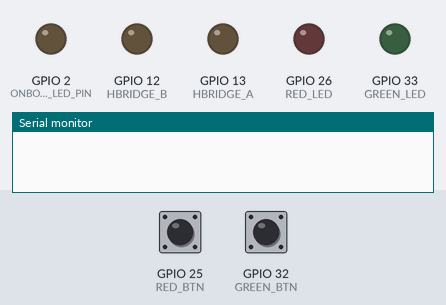
A program run on a simulated ESP32. Parts: output pins drawn as LEDs (lit = HIGH), the last lines printed to the serial monitor. Dashed ring = blinking. Inputs (shaded band) come from the test bench; at power-on: GPIO 25 (RED_BTN) HIGH, GPIO 32 (GREEN_BTN) HIGH.

Above: at 1.2 s.
1.3 s: GPIO 25 (RED_BTN) pulled LOW for 0.15 s
At 2.6 s:
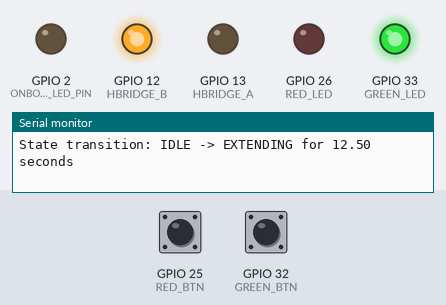
4.4 s: GPIO 32 (GREEN_BTN) pulled LOW for 0.15 s
At 5.7 s:
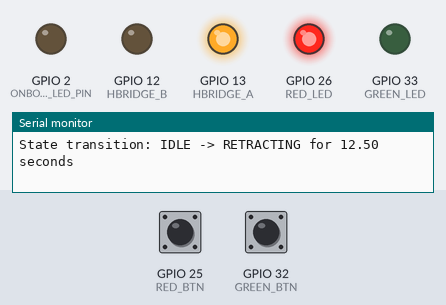
7.5 s: GPIO 25 (RED_BTN) pulled LOW for 1 s
At 9.8 s:
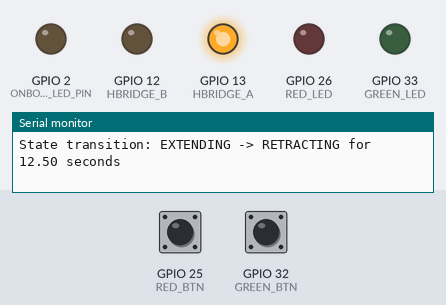
10.5 s: GPIO 32 (GREEN_BTN) pulled LOW for 1 s
At 10.75 s:
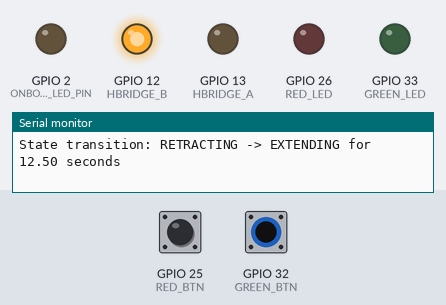
13.5 s: GPIO 32 (GREEN_BTN) pulled LOW for 3.2 s
At 14.4 s:
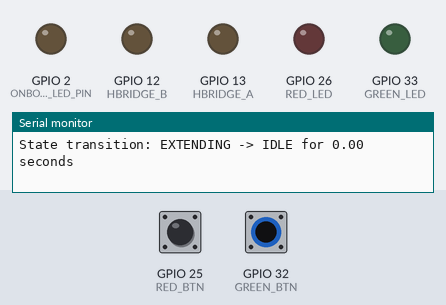
18.2 s: GPIO 25 (RED_BTN) pulled LOW for 3.2 s
At 18.6 s:
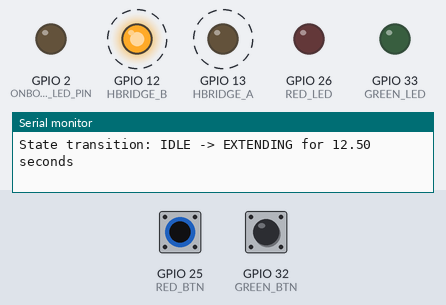
Timing chart, 0 to 23.9 s (numbered marks = the images above; inputs shaded):
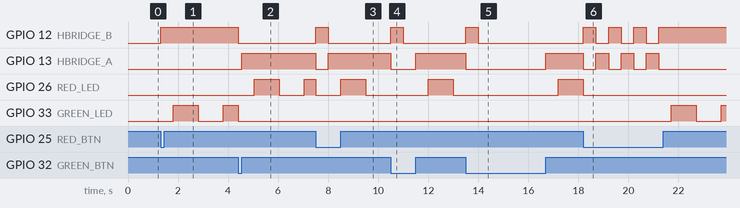

The program:

main.cpp
```cpp
#include <Arduino.h>
#include <Adafruit_SSD1306.h>

#define ONBOARD_LED_PIN 2
#define HBRIDGE_A 13
#define HBRIDGE_B 12
#define SCK 14
#define SDA 27
#define GREEN_LED 33
#define GREEN_BTN 32
#define RED_LED 26
#define RED_BTN 25

enum state_t
{
  IDLE,
  COUNTDOWN,
  EXTENDING,
  RETRACTING,
};

#define MS 1000
#define S (MS * 1000)
#define MINS (S * 60)

// 1 millisecond
const int64_t IDLE_STATE_US = MS;
// 30 second
const int64_t COUNTDOWN_STATE_US = 20 * MINS;
// 12.5 seconds
const int64_t EXTEND_RETRACT_STATE_US = 12500 * MS;

// Delay before we register button presses after a state change (excluding IDLE)
const int64_t BTN_DISABLE_TIME_US = 500 * MS;

#define STATE_QUEUE_LEN 6
state_t state_queue[STATE_QUEUE_LEN] = {
    IDLE,
    IDLE,
    IDLE,
    IDLE,
    IDLE,
    IDLE};
int64_t next_state_transition_time_us = 0;
int64_t last_state_transition_time_us = 0;
bool is_extended = false;

void set_direction_out()
{
  digitalWrite(HBRIDGE_A, LOW);
  digitalWrite(HBRIDGE_B, HIGH);
}

void set_direction_in()
{
  digitalWrite(HBRIDGE_A, HIGH);
  digitalWrite(HBRIDGE_B, LOW);
}

void stop_motor()
{
  digitalWrite(HBRIDGE_A, LOW);
  digitalWrite(HBRIDGE_B, LOW);
}

void print_state(state_t state)
{
  switch (state)
  {
  case IDLE:
    Serial.print("IDLE");
    break;
  case COUNTDOWN:
    Serial.print("COUNTDOWN");
    break;
  case EXTENDING:
    Serial.print("EXTENDING");
    break;
  case RETRACTING:
    Serial.print("RETRACTING");
    break;
  default:
    Serial.print("UNK ");
    Serial.print(state);
    break;
  }
}

void setup()
{
  pinMode(ONBOARD_LED_PIN, OUTPUT);
  pinMode(HBRIDGE_A, OUTPUT);
  pinMode(HBRIDGE_B, OUTPUT);
  pinMode(GREEN_BTN, INPUT_PULLUP);
  pinMode(GREEN_LED, OUTPUT);
  pinMode(RED_BTN, INPUT_PULLUP);
  pinMode(RED_LED, OUTPUT);

  stop_motor();
  next_state_transition_time_us = esp_timer_get_time();
  last_state_transition_time_us = next_state_transition_time_us;

  Serial.begin(115200);
}

void loop()
{
  // read inputs
  bool green_pressed = !digitalRead(GREEN_BTN);
  bool red_pressed = !digitalRead(RED_BTN);

  int64_t current_time_us = esp_timer_get_time();
  if (next_state_transition_time_us < current_time_us)
  {
    state_t prev_state = state_queue[0];
    switch (state_queue[0])
    {
    case EXTENDING:
      is_extended = true;
      break;
    case RETRACTING:
      is_extended = false;
      break;
    }

    // We need to do a state transition because the time expired
    // Shift the state queue left
    for (size_t i = 1; i < STATE_QUEUE_LEN; ++i)
    {
      state_queue[i - 1] = state_queue[i];
    }
    state_queue[STATE_QUEUE_LEN - 1] = IDLE;

    // Then, handle the state transition!
    switch (state_queue[0])
    {
    case IDLE:
      stop_motor();
      next_state_transition_time_us = current_time_us + IDLE_STATE_US;
      break;
    case COUNTDOWN:
      stop_motor();
      next_state_transition_time_us = current_time_us + COUNTDOWN_STATE_US;
      break;
    case EXTENDING:
      set_direction_out();
      next_state_transition_time_us = current_time_us + EXTEND_RETRACT_STATE_US;
      break;
    case RETRACTING:
      set_direction_in();
      next_state_transition_time_us = current_time_us + EXTEND_RETRACT_STATE_US;
      break;
    }
    last_state_transition_time_us = current_time_us;

    if (prev_state != state_queue[0])
    {
      Serial.print("State transition: ");
      print_state(prev_state);
      Serial.print(" -> ");
      print_state(state_queue[0]);
      Serial.print(" for ");
      Serial.print((next_state_transition_time_us - current_time_us) * 1.0 / S);
      Serial.println(" seconds");
    }
  }

  int64_t remaining = (next_state_transition_time_us - current_time_us);
  bool odd_second = (remaining / 1000000) % 2 == 1;

  switch (state_queue[0])
  {
  case IDLE:
    digitalWrite(GREEN_LED, LOW);
    digitalWrite(RED_LED, LOW);
    break;
  case COUNTDOWN:
    if (odd_second)
    {
      digitalWrite(GREEN_LED, HIGH);
      digitalWrite(RED_LED, LOW);
    }
    else
    {
      digitalWrite(GREEN_LED, LOW);
      digitalWrite(RED_LED, HIGH);
    }
    break;
  case EXTENDING:
    if (odd_second)
    {
      digitalWrite(GREEN_LED, HIGH);
    }
    else
    {
      digitalWrite(GREEN_LED, LOW);
    }
    digitalWrite(RED_LED, LOW);
    break;
  case RETRACTING:
    if (odd_second)
    {
      digitalWrite(RED_LED, HIGH);
    }
    else
    {
      digitalWrite(RED_LED, LOW);
    }
    digitalWrite(GREEN_LED, LOW);
    break;
  }

  switch (state_queue[0])
  {
  case IDLE:
    if (red_pressed)
    {
      if (is_extended)
      {
        state_queue[1] = RETRACTING;
      }
      else
      {
        state_queue[1] = EXTENDING;
      }
      for (size_t i = 2; i < STATE_QUEUE_LEN; ++i)
      {
        state_queue[i] = IDLE;
      }
    }
    else if (green_pressed)
    {
      // Enter countdown queue
      if (!is_extended)
      {
        state_queue[1] = EXTENDING;
      }
      else
      {
        state_queue[1] = IDLE;
      }
      state_queue[2] = RETRACTING;
      state_queue[3] = COUNTDOWN;
      state_queue[4] = EXTENDING;
      for (size_t i = 5; i < STATE_QUEUE_LEN; ++i)
      {
        state_queue[i] = IDLE;
      }
    }
    break;
  case COUNTDOWN:
    if (current_time_us - last_state_transition_time_us < BTN_DISABLE_TIME_US)
    {
      break;
    }
    if (green_pressed && red_pressed)
    {
      // Cut the countdown short, so we retract instead.
      next_state_transition_time_us = current_time_us + IDLE_STATE_US;
    }
    break;
  case EXTENDING:
    if (current_time_us - last_state_transition_time_us < BTN_DISABLE_TIME_US)
    {
      break;
    }
    if (green_pressed)
    {
      // Immediately stop and go to IDLE
      next_state_transition_time_us = current_time_us + IDLE_STATE_US;
      for (size_t i = 1; i < STATE_QUEUE_LEN; ++i)
      {
        state_queue[i] = IDLE;
      }
    }
    else if (red_pressed)
    {
      next_state_transition_time_us = current_time_us + IDLE_STATE_US;
      state_queue[1] = RETRACTING;
      for (size_t i = 2; i < STATE_QUEUE_LEN; ++i)
      {
        state_queue[i] = IDLE;
      }
    }
    break;
  case RETRACTING:
    if (current_time_us - last_state_transition_time_us < BTN_DISABLE_TIME_US)
    {
      break;
    }
    if (red_pressed)
    {
      // Immediately stop and go to IDLE
      next_state_transition_time_us = current_time_us + IDLE_STATE_US;
      for (size_t i = 1; i < STATE_QUEUE_LEN; ++i)
      {
        state_queue[i] = IDLE;
      }
    }
    else if (green_pressed)
    {
      next_state_transition_time_us = current_time_us + IDLE_STATE_US;
      state_queue[1] = EXTENDING;
      for (size_t i = 2; i < STATE_QUEUE_LEN; ++i)
      {
        state_queue[i] = IDLE;
      }
    }
    break;
  }

  delay(1);
}
```

Measured:
- after the input at 1.3 s, GPIO 12 (HBRIDGE_B): LOW → HIGH at once; GPIO 33 (GREEN_LED): LOW → HIGH after 0.50 s, → LOW 1.0 s later, → HIGH 1.0 s later
- after the input at 4.4 s, GPIO 12 (HBRIDGE_B): HIGH → LOW at once; GPIO 13 (HBRIDGE_A): LOW → HIGH after 0.15 s; GPIO 26 (RED_LED): LOW → HIGH after 0.65 s, → LOW 1.0 s later, → HIGH 1.0 s later
- after the input at 7.5 s, GPIO 12 (HBRIDGE_B): LOW → HIGH at once, → LOW 0.50 s later; GPIO 13 (HBRIDGE_A): HIGH → LOW at once, → HIGH 0.50 s later
- after the input at 10.5 s, GPIO 12 (HBRIDGE_B): LOW → HIGH at once, → LOW 0.50 s later; GPIO 13 (HBRIDGE_A): HIGH → LOW at once, → HIGH 1.0 s later
- after the input at 13.5 s, GPIO 12 (HBRIDGE_B): LOW → HIGH at once, → LOW 0.50 s later; GPIO 13 (HBRIDGE_A): HIGH → LOW at once, → HIGH 3.2 s later
- after the input at 18.2 s, GPIO 12 (HBRIDGE_B): alternates HIGH for 0.50 s and LOW for 0.50 s, 7 changes in all, then stays HIGH, starting at once; GPIO 13 (HBRIDGE_A): alternates HIGH for 0.50 s and LOW for 0.50 s, 7 changes in all, then stays LOW, starting at once
